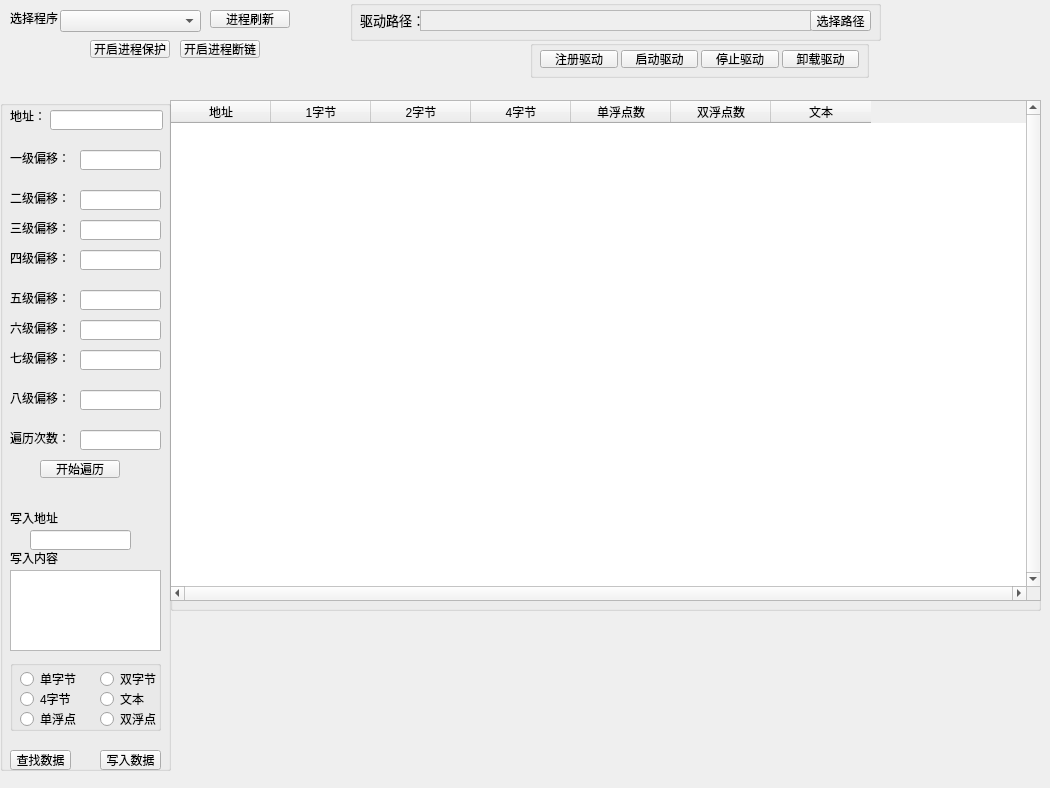
<?xml version="1.0" encoding="UTF-8"?>
<ui version="4.0">
 <class>Widget</class>
 <widget class="QWidget" name="Widget">
  <property name="geometry">
   <rect>
    <x>0</x>
    <y>0</y>
    <width>1050</width>
    <height>788</height>
   </rect>
  </property>
  <property name="minimumSize">
   <size>
    <width>1050</width>
    <height>788</height>
   </size>
  </property>
  <property name="contextMenuPolicy">
   <enum>Qt::NoContextMenu</enum>
  </property>
  <property name="windowTitle">
   <string>Widget</string>
  </property>
  <widget class="QGroupBox" name="groupBox">
   <property name="geometry">
    <rect>
     <x>350</x>
     <y>0</y>
     <width>531</width>
     <height>41</height>
    </rect>
   </property>
   <property name="title">
    <string/>
   </property>
   <widget class="QTextEdit" name="LoadPath">
    <property name="enabled">
     <bool>false</bool>
    </property>
    <property name="geometry">
     <rect>
      <x>70</x>
      <y>10</y>
      <width>391</width>
      <height>21</height>
     </rect>
    </property>
    <property name="mouseTracking">
     <bool>true</bool>
    </property>
    <property name="tabletTracking">
     <bool>false</bool>
    </property>
    <property name="focusPolicy">
     <enum>Qt::ClickFocus</enum>
    </property>
    <property name="contextMenuPolicy">
     <enum>Qt::CustomContextMenu</enum>
    </property>
    <property name="inputMethodHints">
     <set>Qt::ImhNone</set>
    </property>
    <property name="verticalScrollBarPolicy">
     <enum>Qt::ScrollBarAlwaysOff</enum>
    </property>
    <property name="horizontalScrollBarPolicy">
     <enum>Qt::ScrollBarAsNeeded</enum>
    </property>
    <property name="textInteractionFlags">
     <set>Qt::NoTextInteraction</set>
    </property>
   </widget>
   <widget class="QPushButton" name="SysButton">
    <property name="geometry">
     <rect>
      <x>460</x>
      <y>10</y>
      <width>61</width>
      <height>21</height>
     </rect>
    </property>
    <property name="text">
     <string>选择路径</string>
    </property>
   </widget>
   <widget class="QLabel" name="label_15">
    <property name="geometry">
     <rect>
      <x>10</x>
      <y>10</y>
      <width>61</width>
      <height>21</height>
     </rect>
    </property>
    <property name="text">
     <string>&lt;html&gt;&lt;head/&gt;&lt;body&gt;&lt;p&gt;&lt;span style=&quot; font-size:10pt;&quot;&gt;驱动路径：&lt;/span&gt;&lt;/p&gt;&lt;/body&gt;&lt;/html&gt;</string>
    </property>
   </widget>
  </widget>
  <widget class="QGroupBox" name="groupBox_2">
   <property name="geometry">
    <rect>
     <x>530</x>
     <y>40</y>
     <width>339</width>
     <height>38</height>
    </rect>
   </property>
   <property name="title">
    <string/>
   </property>
   <widget class="QPushButton" name="RegisterSys">
    <property name="geometry">
     <rect>
      <x>10</x>
      <y>10</y>
      <width>78</width>
      <height>18</height>
     </rect>
    </property>
    <property name="text">
     <string>注册驱动</string>
    </property>
   </widget>
   <widget class="QPushButton" name="StopSys">
    <property name="geometry">
     <rect>
      <x>171</x>
      <y>10</y>
      <width>78</width>
      <height>18</height>
     </rect>
    </property>
    <property name="text">
     <string>停止驱动</string>
    </property>
   </widget>
   <widget class="QPushButton" name="StartSys">
    <property name="geometry">
     <rect>
      <x>91</x>
      <y>10</y>
      <width>77</width>
      <height>18</height>
     </rect>
    </property>
    <property name="text">
     <string>启动驱动</string>
    </property>
   </widget>
   <widget class="QPushButton" name="RemoteSys">
    <property name="geometry">
     <rect>
      <x>252</x>
      <y>10</y>
      <width>77</width>
      <height>18</height>
     </rect>
    </property>
    <property name="text">
     <string>卸载驱动</string>
    </property>
   </widget>
  </widget>
  <widget class="QGroupBox" name="groupBox_3">
   <property name="geometry">
    <rect>
     <x>170</x>
     <y>100</y>
     <width>871</width>
     <height>511</height>
    </rect>
   </property>
   <property name="title">
    <string/>
   </property>
   <widget class="QTableWidget" name="tableWidget">
    <property name="geometry">
     <rect>
      <x>0</x>
      <y>0</y>
      <width>871</width>
      <height>501</height>
     </rect>
    </property>
    <property name="verticalScrollBarPolicy">
     <enum>Qt::ScrollBarAlwaysOn</enum>
    </property>
    <property name="horizontalScrollBarPolicy">
     <enum>Qt::ScrollBarAlwaysOn</enum>
    </property>
    <property name="sizeAdjustPolicy">
     <enum>QAbstractScrollArea::AdjustIgnored</enum>
    </property>
    <property name="selectionMode">
     <enum>QAbstractItemView::SingleSelection</enum>
    </property>
    <property name="selectionBehavior">
     <enum>QAbstractItemView::SelectRows</enum>
    </property>
    <column>
     <property name="text">
      <string>地址</string>
     </property>
    </column>
    <column>
     <property name="text">
      <string>1字节</string>
     </property>
    </column>
    <column>
     <property name="text">
      <string>2字节</string>
     </property>
    </column>
    <column>
     <property name="text">
      <string>4字节</string>
     </property>
    </column>
    <column>
     <property name="text">
      <string>单浮点数</string>
     </property>
    </column>
    <column>
     <property name="text">
      <string>双浮点数</string>
     </property>
    </column>
    <column>
     <property name="text">
      <string>文本</string>
     </property>
    </column>
   </widget>
  </widget>
  <widget class="QGroupBox" name="groupBox_4">
   <property name="geometry">
    <rect>
     <x>0</x>
     <y>100</y>
     <width>171</width>
     <height>671</height>
    </rect>
   </property>
   <property name="title">
    <string/>
   </property>
   <widget class="QLineEdit" name="SourceAddr">
    <property name="geometry">
     <rect>
      <x>50</x>
      <y>10</y>
      <width>113</width>
      <height>20</height>
     </rect>
    </property>
   </widget>
   <widget class="QLabel" name="label">
    <property name="geometry">
     <rect>
      <x>10</x>
      <y>10</y>
      <width>40</width>
      <height>12</height>
     </rect>
    </property>
    <property name="minimumSize">
     <size>
      <width>40</width>
      <height>0</height>
     </size>
    </property>
    <property name="text">
     <string>地址：</string>
    </property>
   </widget>
   <widget class="QLabel" name="label_3">
    <property name="geometry">
     <rect>
      <x>10</x>
      <y>50</y>
      <width>61</width>
      <height>16</height>
     </rect>
    </property>
    <property name="minimumSize">
     <size>
      <width>40</width>
      <height>0</height>
     </size>
    </property>
    <property name="text">
     <string>一级偏移：</string>
    </property>
   </widget>
   <widget class="QLineEdit" name="one_offset">
    <property name="geometry">
     <rect>
      <x>80</x>
      <y>50</y>
      <width>81</width>
      <height>20</height>
     </rect>
    </property>
   </widget>
   <widget class="QLabel" name="label_4">
    <property name="geometry">
     <rect>
      <x>10</x>
      <y>90</y>
      <width>61</width>
      <height>16</height>
     </rect>
    </property>
    <property name="minimumSize">
     <size>
      <width>40</width>
      <height>0</height>
     </size>
    </property>
    <property name="text">
     <string>二级偏移：</string>
    </property>
   </widget>
   <widget class="QLabel" name="label_5">
    <property name="geometry">
     <rect>
      <x>10</x>
      <y>120</y>
      <width>61</width>
      <height>16</height>
     </rect>
    </property>
    <property name="minimumSize">
     <size>
      <width>40</width>
      <height>0</height>
     </size>
    </property>
    <property name="text">
     <string>三级偏移：</string>
    </property>
   </widget>
   <widget class="QLabel" name="label_6">
    <property name="geometry">
     <rect>
      <x>10</x>
      <y>150</y>
      <width>61</width>
      <height>16</height>
     </rect>
    </property>
    <property name="minimumSize">
     <size>
      <width>40</width>
      <height>0</height>
     </size>
    </property>
    <property name="text">
     <string>四级偏移：</string>
    </property>
   </widget>
   <widget class="QLineEdit" name="two_offset">
    <property name="geometry">
     <rect>
      <x>80</x>
      <y>90</y>
      <width>81</width>
      <height>20</height>
     </rect>
    </property>
   </widget>
   <widget class="QLineEdit" name="three_offset">
    <property name="geometry">
     <rect>
      <x>80</x>
      <y>120</y>
      <width>81</width>
      <height>20</height>
     </rect>
    </property>
   </widget>
   <widget class="QLineEdit" name="four_offset">
    <property name="geometry">
     <rect>
      <x>80</x>
      <y>150</y>
      <width>81</width>
      <height>20</height>
     </rect>
    </property>
   </widget>
   <widget class="QLabel" name="label_7">
    <property name="geometry">
     <rect>
      <x>10</x>
      <y>190</y>
      <width>61</width>
      <height>16</height>
     </rect>
    </property>
    <property name="minimumSize">
     <size>
      <width>40</width>
      <height>0</height>
     </size>
    </property>
    <property name="text">
     <string>五级偏移：</string>
    </property>
   </widget>
   <widget class="QLabel" name="label_8">
    <property name="geometry">
     <rect>
      <x>10</x>
      <y>220</y>
      <width>61</width>
      <height>16</height>
     </rect>
    </property>
    <property name="minimumSize">
     <size>
      <width>40</width>
      <height>0</height>
     </size>
    </property>
    <property name="text">
     <string>六级偏移：</string>
    </property>
   </widget>
   <widget class="QLabel" name="label_9">
    <property name="geometry">
     <rect>
      <x>10</x>
      <y>250</y>
      <width>61</width>
      <height>16</height>
     </rect>
    </property>
    <property name="minimumSize">
     <size>
      <width>40</width>
      <height>0</height>
     </size>
    </property>
    <property name="text">
     <string>七级偏移：</string>
    </property>
   </widget>
   <widget class="QLabel" name="label_10">
    <property name="geometry">
     <rect>
      <x>10</x>
      <y>290</y>
      <width>61</width>
      <height>16</height>
     </rect>
    </property>
    <property name="minimumSize">
     <size>
      <width>40</width>
      <height>0</height>
     </size>
    </property>
    <property name="text">
     <string>八级偏移：</string>
    </property>
   </widget>
   <widget class="QLineEdit" name="five_offset">
    <property name="geometry">
     <rect>
      <x>80</x>
      <y>190</y>
      <width>81</width>
      <height>20</height>
     </rect>
    </property>
   </widget>
   <widget class="QLineEdit" name="six_offset">
    <property name="geometry">
     <rect>
      <x>80</x>
      <y>220</y>
      <width>81</width>
      <height>20</height>
     </rect>
    </property>
   </widget>
   <widget class="QLineEdit" name="seven_offset">
    <property name="geometry">
     <rect>
      <x>80</x>
      <y>250</y>
      <width>81</width>
      <height>20</height>
     </rect>
    </property>
   </widget>
   <widget class="QLineEdit" name="eight_offset">
    <property name="geometry">
     <rect>
      <x>80</x>
      <y>290</y>
      <width>81</width>
      <height>20</height>
     </rect>
    </property>
   </widget>
   <widget class="QTextEdit" name="textEdit">
    <property name="geometry">
     <rect>
      <x>10</x>
      <y>470</y>
      <width>151</width>
      <height>81</height>
     </rect>
    </property>
    <property name="toolTip">
     <string>&lt;html&gt;&lt;head/&gt;&lt;body&gt;&lt;p&gt;写入数据&lt;/p&gt;&lt;/body&gt;&lt;/html&gt;</string>
    </property>
    <property name="whatsThis">
     <string>&lt;html&gt;&lt;head/&gt;&lt;body&gt;&lt;p&gt;写入数据&lt;/p&gt;&lt;/body&gt;&lt;/html&gt;</string>
    </property>
   </widget>
   <widget class="QPushButton" name="BeginOffset">
    <property name="geometry">
     <rect>
      <x>40</x>
      <y>360</y>
      <width>80</width>
      <height>18</height>
     </rect>
    </property>
    <property name="text">
     <string>开始遍历</string>
    </property>
   </widget>
   <widget class="QLabel" name="label_11">
    <property name="geometry">
     <rect>
      <x>10</x>
      <y>330</y>
      <width>61</width>
      <height>16</height>
     </rect>
    </property>
    <property name="minimumSize">
     <size>
      <width>40</width>
      <height>0</height>
     </size>
    </property>
    <property name="text">
     <string>遍历次数：</string>
    </property>
   </widget>
   <widget class="QLineEdit" name="Offset_Num">
    <property name="geometry">
     <rect>
      <x>80</x>
      <y>330</y>
      <width>81</width>
      <height>20</height>
     </rect>
    </property>
   </widget>
   <widget class="QLabel" name="label_13">
    <property name="geometry">
     <rect>
      <x>10</x>
      <y>450</y>
      <width>51</width>
      <height>16</height>
     </rect>
    </property>
    <property name="text">
     <string>写入内容：</string>
    </property>
   </widget>
   <widget class="QLabel" name="label_14">
    <property name="geometry">
     <rect>
      <x>10</x>
      <y>410</y>
      <width>51</width>
      <height>16</height>
     </rect>
    </property>
    <property name="text">
     <string>写入地址：</string>
    </property>
   </widget>
   <widget class="QLineEdit" name="WritAddress">
    <property name="geometry">
     <rect>
      <x>30</x>
      <y>430</y>
      <width>101</width>
      <height>20</height>
     </rect>
    </property>
   </widget>
   <widget class="QGroupBox" name="groupBox_5">
    <property name="geometry">
     <rect>
      <x>10</x>
      <y>560</y>
      <width>151</width>
      <height>71</height>
     </rect>
    </property>
    <property name="title">
     <string/>
    </property>
    <widget class="QRadioButton" name="char_radio">
     <property name="geometry">
      <rect>
       <x>10</x>
       <y>10</y>
       <width>61</width>
       <height>18</height>
      </rect>
     </property>
     <property name="text">
      <string>单字节</string>
     </property>
    </widget>
    <widget class="QRadioButton" name="short_radio">
     <property name="geometry">
      <rect>
       <x>90</x>
       <y>10</y>
       <width>61</width>
       <height>18</height>
      </rect>
     </property>
     <property name="text">
      <string>双字节</string>
     </property>
    </widget>
    <widget class="QRadioButton" name="int_radio">
     <property name="geometry">
      <rect>
       <x>10</x>
       <y>30</y>
       <width>61</width>
       <height>18</height>
      </rect>
     </property>
     <property name="text">
      <string>4字节</string>
     </property>
    </widget>
    <widget class="QRadioButton" name="float_radio">
     <property name="geometry">
      <rect>
       <x>10</x>
       <y>50</y>
       <width>61</width>
       <height>18</height>
      </rect>
     </property>
     <property name="text">
      <string>单浮点</string>
     </property>
    </widget>
    <widget class="QRadioButton" name="double_radio">
     <property name="geometry">
      <rect>
       <x>90</x>
       <y>50</y>
       <width>61</width>
       <height>18</height>
      </rect>
     </property>
     <property name="text">
      <string>双浮点</string>
     </property>
    </widget>
    <widget class="QRadioButton" name="string_radio">
     <property name="geometry">
      <rect>
       <x>90</x>
       <y>30</y>
       <width>51</width>
       <height>18</height>
      </rect>
     </property>
     <property name="text">
      <string>文本</string>
     </property>
    </widget>
   </widget>
   <widget class="QPushButton" name="Write_Button">
    <property name="geometry">
     <rect>
      <x>100</x>
      <y>650</y>
      <width>61</width>
      <height>20</height>
     </rect>
    </property>
    <property name="text">
     <string>写入数据</string>
    </property>
   </widget>
   <widget class="QPushButton" name="Find_Button">
    <property name="geometry">
     <rect>
      <x>10</x>
      <y>650</y>
      <width>61</width>
      <height>20</height>
     </rect>
    </property>
    <property name="toolTip">
     <string>&lt;html&gt;&lt;head/&gt;&lt;body&gt;&lt;p&gt;&lt;span style=&quot; font-size:10pt;&quot;&gt;目前只有int类型的查找&lt;/span&gt;&lt;/p&gt;&lt;/body&gt;&lt;/html&gt;</string>
    </property>
    <property name="text">
     <string>查找数据</string>
    </property>
   </widget>
  </widget>
  <widget class="QLabel" name="label_12">
   <property name="geometry">
    <rect>
     <x>10</x>
     <y>10</y>
     <width>61</width>
     <height>16</height>
    </rect>
   </property>
   <property name="minimumSize">
    <size>
     <width>40</width>
     <height>0</height>
    </size>
   </property>
   <property name="text">
    <string>选择程序：</string>
   </property>
  </widget>
  <widget class="QComboBox" name="ProcessComboBox">
   <property name="geometry">
    <rect>
     <x>60</x>
     <y>10</y>
     <width>141</width>
     <height>22</height>
    </rect>
   </property>
  </widget>
  <widget class="QPushButton" name="RefreshProcess">
   <property name="geometry">
    <rect>
     <x>210</x>
     <y>10</y>
     <width>80</width>
     <height>18</height>
    </rect>
   </property>
   <property name="text">
    <string>进程刷新</string>
   </property>
  </widget>
  <widget class="QPushButton" name="EnableProcessProtect">
   <property name="geometry">
    <rect>
     <x>90</x>
     <y>40</y>
     <width>80</width>
     <height>18</height>
    </rect>
   </property>
   <property name="text">
    <string>开启进程保护</string>
   </property>
  </widget>
  <widget class="QPushButton" name="ProcessLinkUp">
   <property name="geometry">
    <rect>
     <x>180</x>
     <y>40</y>
     <width>80</width>
     <height>18</height>
    </rect>
   </property>
   <property name="text">
    <string>开启进程断链</string>
   </property>
  </widget>
 </widget>
 <resources/>
 <connections/>
</ui>
